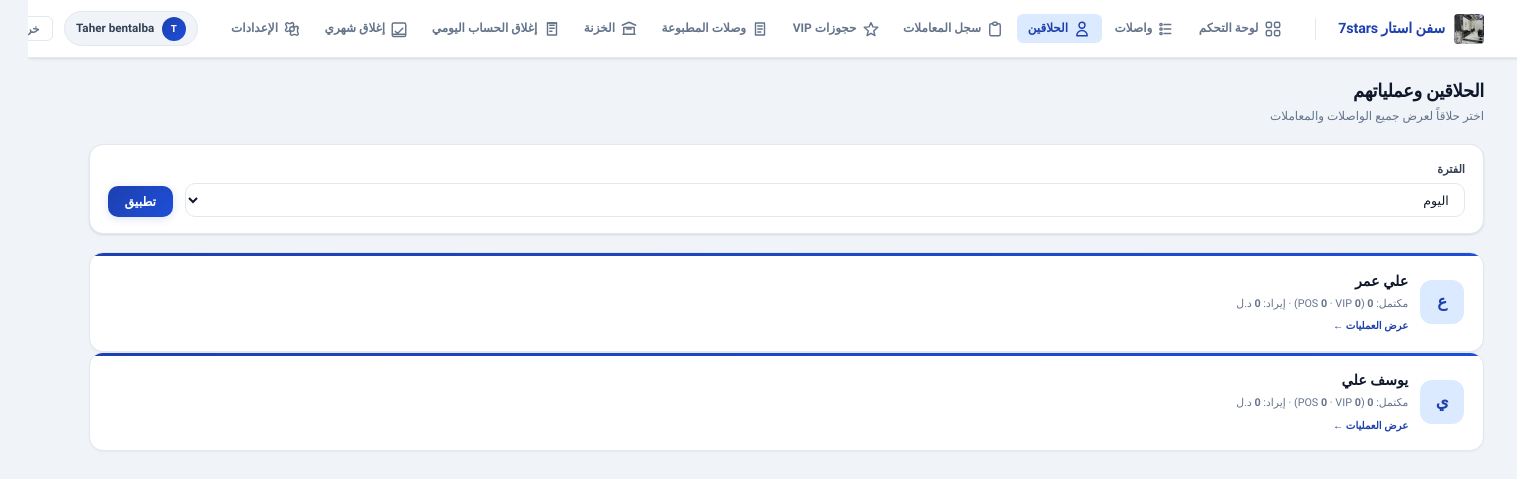
The app's page /app/barbers/ (signed in), older data.
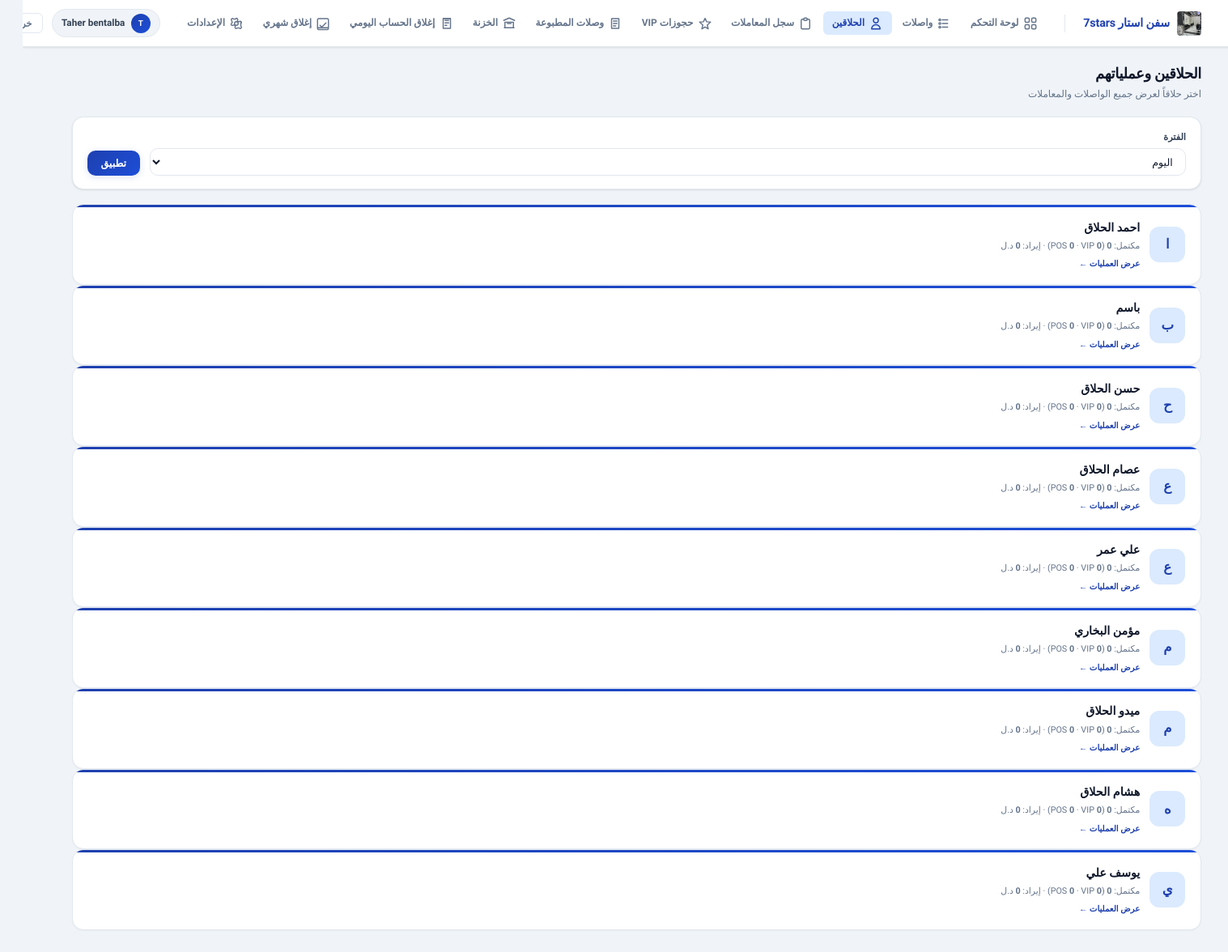
The same page, newer data.
### core/models.py (models this page shows, shortened)
class TimestampedModel(models.Model):
    created_at = models.DateTimeField(auto_now_add=True, db_index=True)
    updated_at = models.DateTimeField(auto_now=True, db_index=True)
    class Meta:
        abstract = True

class SystemSetting(TimestampedModel):
    key = models.CharField(max_length=80, unique=True)
    value = models.CharField(max_length=255, blank=True, default="")
    description = models.CharField(max_length=255, blank=True, default="")

### accounts/models.py (models this page shows, shortened)
class User(AbstractUser):
    role = models.CharField(max_length=20, choices=UserRole.choices, default=UserRole.CASHIER)

class BarberProfile(models.Model):
    user = models.OneToOneField(
        "accounts.User",
        on_delete=models.CASCADE,
        related_name="barber_profile",
        null=True,
        blank=True,
    )
    name = models.CharField(max_length=120, blank=True, default="", verbose_name="اسم الحلاق")
    default_commission_pct = models.DecimalField(max_digits=5, decimal_places=2, default=0)
    is_active = models.BooleanField(default=True)
    class Meta:
        ordering = ["name"]
    @property
    def display_name(self) -> str:
        n = (self.name or "").strip()
        if n:
            return n
        if self.user_id:
            return self.user.get_full_name() or self.user.username
        return "حلاق"
    @property
    def initial_letter(self) -> str:
        d = self.display_name
        return d[:1].upper() if d else "?"

### barber_ms/views.py (the view)
# urls.py: path("barbers/", views.barbers_list_view, name="barbers_list"),
@login_required
def barbers_list_view(request):
    if not _is_cashier_or_admin(request.user):
        messages.error(request, "ليس لديك صلاحية الوصول.")
        return redirect("frontend:dashboard")
    from_date, to_date, period = _parse_filter_dates(request)
    barbers = BarberProfile.objects.select_related("user").order_by("-is_active", "name")
    rows = []
    for bp in barbers:
        rows.append({"barber": bp, "stats": barber_combined_stats(bp, from_date, to_date)})
    return render(
        request,
        "frontend/barbers_list.html",
        {
            "barber_rows": rows,
            "filter_from": from_date,
            "filter_to": to_date,
            "filter_period": period,
        },
    )

### barber_ms/context_processors.py (called while the page is built)
def _time_greeting_ar() -> str:
    h = timezone.localtime().hour
    if 5 <= h < 12:
        return "صباح الخير"
    if 12 <= h < 17:
        return "طاب نهارك"
    if 17 <= h < 22:
        return "مساء الخير"
    return "أهلاً بك"

def system_settings(request):
    try:
        qs = SystemSetting.objects.filter(key__in=_DEFAULTS.keys()).values_list("key", "value")
        stored = dict(qs)
    except Exception:
        stored = {}
    merged = {k: stored.get(k) or v for k, v in _DEFAULTS.items()}
    theme_key = merged.get("theme", "ocean")
    theme = THEMES.get(theme_key, THEMES["ocean"])
    now_local = timezone.localtime()
    return {
        "sys": merged,
        "theme": theme,
        "themes": THEMES,
        "time_greeting": _time_greeting_ar(),
        "now_local": now_local,
        "weekday_ar": _AR_WEEKDAYS[now_local.weekday()],
        "barber_login_enabled": merged.get("barber_login_enabled", "0") == "1",
    }

### barber_ms/views.py (called while the page is built)
def _is_cashier_or_admin(user):
    return user.role in (UserRole.ADMIN, UserRole.CASHIER) or user.is_superuser

def _parse_filter_dates(request):
    today = timezone.localdate()
    from_raw = (request.GET.get("from") or "").strip()
    to_raw = (request.GET.get("to") or "").strip()
    period = (request.GET.get("period") or "today").strip()
    from_date = None
    to_date = None
    if period == "today":
        from_date = to_date = today
    elif period == "month":
        from_date = today.replace(day=1)
        to_date = today
    elif period == "all":
        pass
    elif period == "custom":
        if from_raw:
            from_date = datetime.date.fromisoformat(from_raw[:10])
        if to_raw:
            to_date = datetime.date.fromisoformat(to_raw[:10])
    return from_date, to_date, period

### core/barber_activity.py (called while the page is built)
def _vip_activity_date_q(barber: BarberProfile, from_date, to_date) -> Q:
    q = Q()
    if from_date:
        q &= Q(booking_date__gte=from_date)
    if to_date:
        q &= Q(booking_date__lte=to_date)
    booking_date_match = q
    completed_match = Q(status="completed")
    if from_date:
        completed_match &= Q(updated_at__date__gte=from_date)
    if to_date:
        completed_match &= Q(updated_at__date__lte=to_date)
    payout_match = Q(barber_payouts__barber=barber)
    if from_date:
        payout_match &= Q(barber_payouts__created_at__date__gte=from_date)
    if to_date:
        payout_match &= Q(barber_payouts__created_at__date__lte=to_date)
    return booking_date_match | completed_match | payout_match

### templates/frontend/barbers_list.html (shortened to what this page needs)
{% extends "frontend/base.html" %}
{% block header_title %}الحلاقين وعملياتهم{% endblock %}
{% block header_subtitle %}اختر حلاقاً لعرض جميع الواصلات والمعاملات{% endblock %}
{% block content %}
<form method="get" class="filter-bar card" style="padding:16px 18px;margin-bottom:18px;display:flex;flex-wrap:wrap;gap:12px;align-items:end">
  <div class="field">
    <label>الفترة</label>
    <select name="period" class="field-input" id="barbersPeriod">
      <option value="today" {% if filter_period == "today" %}selected{% endif %}>اليوم</option>
    </select>
  </div>
  <button type="submit" class="btn btn-p">تطبيق</button>
</form>
<div class="summary-grid" style="margin-bottom:18px">
  {% for row in barber_rows %}
  {% if row.barber.is_active or row.stats.completed > 0 %}
  <a href="{% url 'frontend:barber_operations' row.barber.id %}?period={{ filter_period }}{% if filter_from %}&from={{ filter_from|date:'Y-m-d' }}{% endif %}{% if filter_to %}&to={{ filter_to|date:'Y-m-d' }}{% endif %}" class="dark-card kpi-card" style="text-decoration:none;color:inherit;display:flex;gap:12px;align-items:center">
    <div style="width:44px;height:44px;border-radius:12px;background:var(--primary-light);color:var(--primary);display:flex;align-items:center;justify-content:center;font-weight:800;font-size:1.1rem">{{ row.barber.initial_letter }}</div>
    <div style="flex:1;min-width:0">
      <div style="font-weight:800;font-size:.95rem">{{ row.barber.display_name }}{% if not row.barber.is_active %} <span style="color:var(--danger);font-size:.7rem">(موقوف)</span>{% endif %}</div>
      <div style="font-size:.72rem;color:var(--muted);margin-top:4px">
        مكتمل: <b>{{ row.stats.completed }}</b>
        (POS <b>{{ row.stats.pos_completed }}</b> · VIP <b>{{ row.stats.vip_completed }}</b>)
        · إيراد: <b>{{ row.stats.revenue|floatformat:0 }}</b> {{ sys.currency }}
      </div>
      <div style="font-size:.68rem;color:var(--primary);margin-top:6px;font-weight:700">عرض العمليات ←</div>
    </div>
  </a>
  {% endif %}
  {% empty %}
  <p class="muted">لا يوجد حلاقون.</p>
  {% endfor %}
</div>
{% endblock %}

### templates/frontend/base.html (shortened to what this page needs)
<!DOCTYPE html>
<html lang="ar" dir="rtl">
<head>
</head>
<body>
  <header class="app-nav">
    <div class="nav-inner">
      <a class="nav-brand" href="{% url 'frontend:dashboard' %}">
        {% if sys.logo %}
          <img src="/media/{{ sys.logo }}" alt="{{ sys.business_name }}">
        {% endif %}
        <span>{{ sys.business_name|default:"Barber Pro" }}</span>
      </a>
      <nav class="nav-links" aria-label="التنقل الرئيسي">
        <a href="{% url 'frontend:dashboard' %}" class="{% if request.resolver_match.url_name == 'dashboard' %}active{% endif %}">
          <span class="nav-link-icon">
          </span>
          <span class="label">لوحة التحكم</span>
        </a>
        <a href="{% url 'frontend:queue' %}" class="{% if request.resolver_match.url_name == 'queue' %}active{% endif %}">
          <span class="nav-link-icon">
            <svg viewBox="0 0 24 24" fill="none" stroke="currentColor" stroke-width="1.9" stroke-linecap="round" stroke-linejoin="round" aria-hidden="true">
              <path d="M8 6h9" />
              <path d="M8 12h9" />
              <path d="M8 18h9" />
              <circle cx="4" cy="6" r="1.5" />
              <circle cx="4" cy="12" r="1.5" />
              <circle cx="4" cy="18" r="1.5" />
            </svg>
          </span>
          <span class="label">واصلات</span>
        </a>
        <a href="{% url 'frontend:barbers_list' %}" class="{% if request.resolver_match.url_name == 'barbers_list' or request.resolver_match.url_name == 'barber_operations' %}active{% endif %}">
          <span class="nav-link-icon">
            <svg viewBox="0 0 24 24" fill="none" stroke="currentColor" stroke-width="1.9" stroke-linecap="round" stroke-linejoin="round" aria-hidden="true">
              <path d="M16 7a4 4 0 11-8 0 4 4 0 018 0zM12 14a7 7 0 00-7 7h14a7 7 0 00-7-7z" />
            </svg>
          </span>
          <span class="label">الحلاقين</span>
        </a>
        <a href="{% url 'frontend:transactions_log' %}" class="{% if request.resolver_match.url_name == 'transactions_log' %}active{% endif %}">
          <span class="nav-link-icon">
            <svg viewBox="0 0 24 24" fill="none" stroke="currentColor" stroke-width="1.9" stroke-linecap="round" stroke-linejoin="round" aria-hidden="true">
              <path d="M9 5H7a2 2 0 00-2 2v12a2 2 0 002 2h10a2 2 0 002-2V7a2 2 0 00-2-2h-2" />
              <path d="M9 5a2 2 0 002 2h2a2 2 0 002-2M9 5a2 2 0 012-2h2a2 2 0 012 2" />
            </svg>
          </span>
          <span class="label">سجل المعاملات</span>
        </a>
        {% if request.user.role == "ADMIN" or request.user.role == "CASHIER" or request.user.is_superuser %}
        <a href="{% url 'frontend:vip:vip_bookings_list' %}" class="{% if 'vip_booking' in request.resolver_match.url_name %}active{% endif %}">
          <span class="nav-link-icon">
            <svg viewBox="0 0 24 24" fill="none" stroke="currentColor" stroke-width="1.9" stroke-linecap="round" stroke-linejoin="round" aria-hidden="true">
              <path d="M12 17.75l-5.25 3.15 1.6-6.18L3 9.75l6.35-.55L12 3.5l2.65 5.7 6.35.55-5.35 4.97 1.6 6.18z" />
            </svg>
          </span>
          <span class="label">حجوزات VIP</span>
        </a>
        <a href="{% url 'frontend:vip:receipts_list' %}" class="{% if 'receipt' in request.resolver_match.url_name %}active{% endif %}">
          <span class="nav-link-icon">
            <svg viewBox="0 0 24 24" fill="none" stroke="currentColor" stroke-width="1.9" stroke-linecap="round" stroke-linejoin="round" aria-hidden="true">
              <path d="M6 4h12v16H6z" />
              <path d="M9 8h6" />
              <path d="M9 12h6" />
              <path d="M9 16h4" />
            </svg>
          </span>
          <span class="label">وصلات المطبوعة</span>
        </a>
        <a href="{% url 'frontend:treasury' %}" class="{% if request.resolver_match.url_name == 'treasury' %}active{% endif %}">
          <span class="nav-link-icon">
            <svg viewBox="0 0 24 24" fill="none" stroke="currentColor" stroke-width="1.9" stroke-linecap="round" stroke-linejoin="round" aria-hidden="true">
              <path d="M4 19h16" />
              <path d="M3 7l9-4 9 4" />
              <path d="M5 19V10h14v9" />
              <path d="M9 12h6" />
            </svg>
          </span>
          <span class="label">الخزنة</span>
        </a>
        <a href="{% url 'frontend:daily_close' %}" class="{% if request.resolver_match.url_name == 'daily_close' %}active{% endif %}">
          <span class="nav-link-icon">
            <svg viewBox="0 0 24 24" fill="none" stroke="currentColor" stroke-width="1.9" stroke-linecap="round" stroke-linejoin="round" aria-hidden="true">
              <path d="M9 7h6" />
              <path d="M9 11h6" />
              <path d="M9 15h3" />
              <path d="M6 4h12v16H6z" />
              <path d="M6 4l12 0" />
            </svg>
          </span>
          <span class="label">إغلاق الحساب اليومي</span>
        </a>
        <a href="{% url 'frontend:monthly_close' %}" class="{% if request.resolver_match.url_name == 'monthly_close' %}active{% endif %}">
          <span class="nav-link-icon">
            <svg viewBox="0 0 24 24" fill="none" stroke="currentColor" stroke-width="1.9" stroke-linecap="round" stroke-linejoin="round" aria-hidden="true">
              <path d="M4 19h16" />
              <path d="M7 15l3 3 7-7" />
              <rect x="3" y="4" width="18" height="18" rx="2" />
            </svg>
          </span>
          <span class="label">إغلاق شهري</span>
        </a>
        {% endif %}
        <a href="{% url 'frontend:settings' %}" class="{% if request.resolver_match.url_name == 'settings' %}active{% endif %}">
          <span class="nav-link-icon">
          </span>
          <span class="label">الإعدادات</span>
        </a>
      </nav>
      <div class="nav-user">
        <div class="user-chip">
          <div class="user-avatar">{{ request.user.get_full_name|default:request.user.username|slice:":1" }}</div>
          <span>{{ request.user.get_full_name|default:request.user.username }}</span>
        </div>
        <form method="post" action="{% url 'logout' %}">
          <button class="btn-logout" type="submit">خروج</button>
        </form>
      </div>
    </div>
  </header>
  <main class="page-wrap">
    <div class="page-header">
      <div>
        <div class="page-title">{% block header_title %}لوحة التحكم{% endblock %}</div>
        <div class="page-sub">{% block header_subtitle %}{% endblock %}</div>
      </div>
    </div>
    {% block content %}{% endblock %}
  </main>
  {% include "frontend/partials/swal_global.html" %}
</body>
</html>

### templates/frontend/partials/swal_global.html (shortened to what this page needs)
<link href="https://cdn.jsdelivr.net/npm/sweetalert2@11/dist/sweetalert2.min.css" rel="stylesheet">

Row changes from the older to the newer data that the page shows:
added BarberProfile: barber.display_name "احمد الحلاق", stats.completed "0", stats.pos_completed "0", stats.vip_completed "0"
added BarberProfile: barber.initial_letter "ب", barber.display_name "باسم", stats.completed "0", stats.pos_completed "0", stats.vip_completed "0"
added BarberProfile: barber.display_name "حسن الحلاق", stats.completed "0", stats.pos_completed "0", stats.vip_completed "0"
added BarberProfile: barber.display_name "عصام الحلاق", stats.completed "0", stats.pos_completed "0", stats.vip_completed "0"
added BarberProfile: barber.display_name "مؤمن البخاري", stats.completed "0", stats.pos_completed "0", stats.vip_completed "0"
added BarberProfile: barber.display_name "ميدو الحلاق", stats.completed "0", stats.pos_completed "0", stats.vip_completed "0"
added BarberProfile: barber.display_name "هشام الحلاق", stats.completed "0", stats.pos_completed "0", stats.vip_completed "0"
